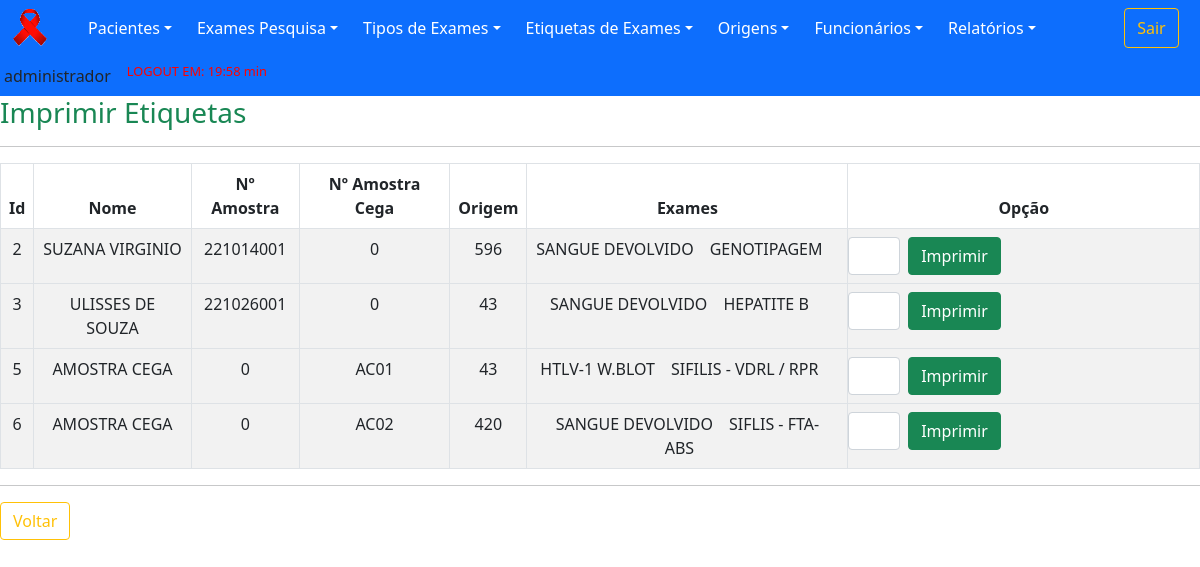
The app's page /old/views/etiquetasImprimir.php (signed in), older data.
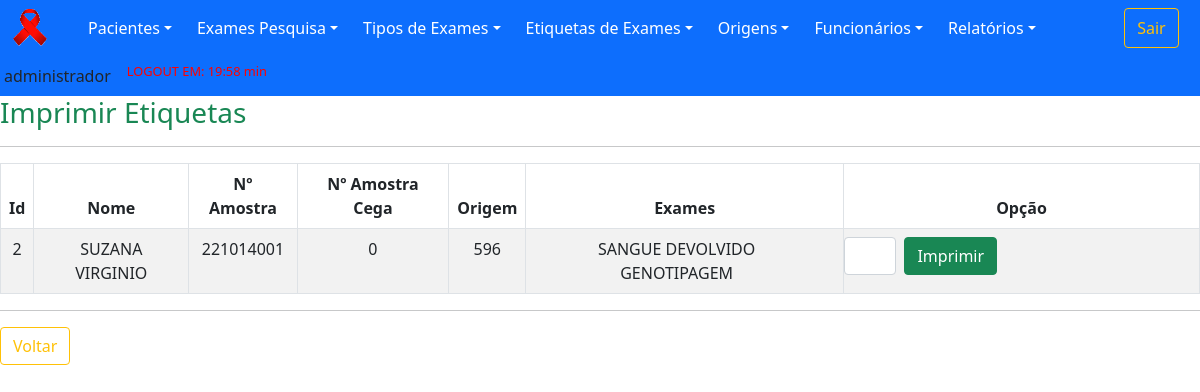
The same page, newer data.
### tables this page shows
CREATE TABLE `examesSolicitados` (
  `idExamesSolicitados` int(11) NOT NULL,
  `numAmostra` int(11) DEFAULT NULL,
  `numAmostraCega` varchar(100) DEFAULT NULL,
  `dataCadastroE` date DEFAULT NULL,
  `horaCadastro` time DEFAULT NULL,
  `dataAmostra` date DEFAULT NULL,
  `tiposExames` varchar(255) DEFAULT NULL,
  `idFuncionario` int(11) DEFAULT NULL,
  `idPaciente` int(11) DEFAULT NULL,
  `idOrigem` int(11) DEFAULT NULL,
  `imprimir` int(11) DEFAULT NULL
);

CREATE TABLE `paciente` (
  `idPaciente` int(11) NOT NULL,
  `nomePaciente` varchar(60) DEFAULT NULL,
  `prontuario` varchar(30) DEFAULT NULL,
  `gestante` varchar(3) DEFAULT NULL,
  `numSus` varchar(30) DEFAULT NULL,
  `cpf` varchar(15) DEFAULT NULL,
  `sexo` varchar(15) DEFAULT NULL,
  `identidade` varchar(20) DEFAULT NULL,
  `orgaoEmissor` varchar(15) DEFAULT NULL,
  `naturalidade` varchar(30) DEFAULT NULL,
  `nacionalidade` varchar(30) DEFAULT NULL,
  `dataCadastroP` date DEFAULT NULL,
  `idFuncionario` int(11) DEFAULT NULL,
  `dataAltCad` date DEFAULT NULL,
  `idFuncionarioAlt` int(11) DEFAULT NULL
);

CREATE TABLE `origem` (
  `idOrigem` int(11) NOT NULL,
  `descricao` varchar(255) DEFAULT NULL,
  `cap` varchar(10) DEFAULT NULL,
  `numOrigem` int(11) DEFAULT NULL,
  `statusOrigem` varchar(8) DEFAULT NULL
);

CREATE TABLE `tipoExames` (
  `idTipoExames` int(11) NOT NULL,
  `tipoExame` varchar(255) DEFAULT NULL,
  `statusExame` varchar(8) DEFAULT NULL
);

### old/dao/DAO-sistemaCihiv.php (called while the page is built, shortened)
<?php
    class SistemaDAO
        {
            public function PesquisaDados($nomeTabela,$dado,$valor)
                {
                    $conn = Database::connect();
                    $conn->exec('SET CHARACTER SET utf8');
                    $sql = "SELECT * FROM $nomeTabela WHERE $dado = '$valor'";
                    try
                        {
                            $listar = $conn->query($sql);
                            $buscar = $listar->fetchAll(PDO::FETCH_OBJ);
                            $numRows = $listar->rowCount();
                        }
                    catch (PDOException $exc)
                        {
                            $buscar = $exc->getTraceAsString();
                        }
                    return $buscar;
                }
            public function ImprimirEtiquetas($idFuncionario)
                {
                    $conn = Database::connect();
                    $conn->exec('SET CHARACTER SET utf8');
                    $sql = "SELECT * FROM examesSolicitados e, paciente p, origem o
                    WHERE e.idFuncionario = '$idFuncionario'
                    AND e.imprimir = 0
                    AND p.idPaciente = e.idPaciente
                    AND o.idOrigem = e.idOrigem
                    GROUP BY e.idExamesSolicitados";
                    try
                        {
                            $listar = $conn->query($sql);
                            $buscar = $listar->fetchAll(PDO::FETCH_OBJ);
                            $numRows = $listar->rowCount();
                        }
                    catch (PDOException $exc)
                        {
                            $buscar = $exc->getTraceAsString();
                        }
                    return $buscar;
                }
        }
?>

### old/views/etiquetasImprimir.php (the view, shortened to what the changed rows need)
<?php
	include "../template/menuPrincipal.php";
    include "../dao/DAO-sistemaCihiv.php";
?>
        <div cIlass="container">
            <div id="page-content-wrapper">
				<div class="panel-content">
					<div class="col-md-12">
                        <table class="table table-striped table-bordered table-condensed">
                            <thead>
                                <tr>
                                    <th>Id</th>
                                    <th>Nome</th>
                                    <th>Nº Amostra</th>
                                    <th>Nº Amostra Cega</th>
                                    <th>Origem</th>
                                    <th>Exames</th>
                                    <th>Opção</th>
                                </tr>
                            </thead>
                            <tbody>
                                <?php
                                    require_once '../dao/DAO-sistemaCihiv.php';
                                    $origemDAO = new SistemaDAO();
                                    foreach($origemDAO->ImprimirEtiquetas($_SESSION['idFuncionario']) as $resp)
                                        {
                                            ?>
                                                <tr>
                                                    <td><?php echo $idExamesSolicitados = $resp->idExamesSolicitados;?></td>
                                                    <td><?php echo $nomePaciente = $resp->nomePaciente;?></td>
                                                    <td><?php echo $numAmostra = $resp->numAmostra;?></td>
                                                    <td><?php echo $numAmostraCega = $resp->numAmostraCega;?></td>
                                                    <td><?php echo $numOrigem = $resp->numOrigem;?></td>
                                                    <td>
                                                        <?php
                                                            $tiposExames = $resp->tiposExames;
                                                            $tiposExames =  unserialize($tiposExames);
                                                            $t = sizeof($tiposExames);
                                                            for ($i = 0; $i < $t; $i++)
                                                                {
                                                                    $id = $tiposExames[$i];
                                                                    $nomeTabela3 = "tipoExames";
                                                                    $dado3 = "idTipoExames";
                                                                    $exame1DAO = new SistemaDAO();
                                                                    foreach ($exame1DAO->PesquisaDados($nomeTabela3,$dado3,$id) as $resp)
                                                                        {
                                                                            echo $tipoExame = $resp->tipoExame . "&emsp;";
                                                                        }
                                                                }
                                                        ?>
                                                    </td>
                                                    <td>
                                                        <form action="../controllers/etiquetasImprimir.php?action=1&id=<?php echo $idExamesSolicitados; ?>" method="POST">
                                                            <div class="row">
                                                                <div class="col px-md-1 col-md-2">
                                                                    <input type="text"  class="form-control" name="quantidade" >
                                                                </div>
                                                                <div class="col px-md-1 col-md-2">
                                                                    <button type="submit" class="btn btn-success">Imprimir</button>
                                                                </div>
                                                            </div>
                                                        </form>
                                                    </td>
                                                <tr>
                                            <?php
                                        }
                                ?>
                            </tbody>
                        </table>
					</div>
                </div>
            </div>
		</div>
    </body>
</html>

Row changes from the older to the newer data that the page shows:
removed examessolicitados: idExamesSolicitados "3", idPaciente.nomePaciente "ULISSES DE SOUZA", numAmostra "221026001", numAmostraCega "0", idOrigem.numOrigem "43", tipoexames (tipoExame "SANGUE DEVOLVIDO")
no longer on this page (row unchanged): tipoexames: tipoExame "HEPATITE B"
removed examessolicitados: idExamesSolicitados "5", idPaciente.nomePaciente "AMOSTRA CEGA", numAmostra "0", numAmostraCega "AC01", idOrigem.numOrigem "43"
no longer on this page (row unchanged): tipoexames: tipoExame "HTLV-1 W.BLOT"
no longer on this page (row unchanged): tipoexames: tipoExame "SIFILIS - VDRL / RPR"
removed examessolicitados: idExamesSolicitados "6", idPaciente.nomePaciente "AMOSTRA CEGA", numAmostra "0", numAmostraCega "AC02", idOrigem.numOrigem "420", tipoexames (tipoExame "SANGUE DEVOLVIDO")
no longer on this page (row unchanged): tipoexames: tipoExame "SIFLIS - FTA-ABS"
